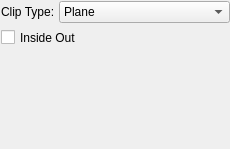
<?xml version="1.0" encoding="UTF-8"?>
<ui version="4.0">
 <class>VSClipFilterWidget</class>
 <widget class="QWidget" name="VSClipFilterWidget">
  <property name="geometry">
   <rect>
    <x>0</x>
    <y>0</y>
    <width>230</width>
    <height>149</height>
   </rect>
  </property>
  <property name="sizePolicy">
   <sizepolicy hsizetype="Preferred" vsizetype="Preferred">
    <horstretch>0</horstretch>
    <verstretch>0</verstretch>
   </sizepolicy>
  </property>
  <property name="minimumSize">
   <size>
    <width>0</width>
    <height>0</height>
   </size>
  </property>
  <property name="windowTitle">
   <string>Clip Filter Widget</string>
  </property>
  <layout class="QVBoxLayout" name="verticalLayout">
   <property name="spacing">
    <number>4</number>
   </property>
   <property name="leftMargin">
    <number>1</number>
   </property>
   <property name="topMargin">
    <number>1</number>
   </property>
   <property name="rightMargin">
    <number>0</number>
   </property>
   <property name="bottomMargin">
    <number>0</number>
   </property>
   <item>
    <widget class="QWidget" name="clipTypeWidget" native="true">
     <property name="sizePolicy">
      <sizepolicy hsizetype="Preferred" vsizetype="Fixed">
       <horstretch>0</horstretch>
       <verstretch>0</verstretch>
      </sizepolicy>
     </property>
     <layout class="QHBoxLayout" name="horizontalLayout">
      <property name="spacing">
       <number>4</number>
      </property>
      <property name="leftMargin">
       <number>0</number>
      </property>
      <property name="topMargin">
       <number>0</number>
      </property>
      <property name="rightMargin">
       <number>0</number>
      </property>
      <property name="bottomMargin">
       <number>0</number>
      </property>
      <item>
       <widget class="QLabel" name="clipTypeLabel">
        <property name="sizePolicy">
         <sizepolicy hsizetype="Preferred" vsizetype="Fixed">
          <horstretch>0</horstretch>
          <verstretch>0</verstretch>
         </sizepolicy>
        </property>
        <property name="minimumSize">
         <size>
          <width>0</width>
          <height>21</height>
         </size>
        </property>
        <property name="text">
         <string>Clip Type:</string>
        </property>
       </widget>
      </item>
      <item>
       <widget class="QComboBox" name="clipTypeComboBox">
        <property name="sizePolicy">
         <sizepolicy hsizetype="MinimumExpanding" vsizetype="Fixed">
          <horstretch>0</horstretch>
          <verstretch>0</verstretch>
         </sizepolicy>
        </property>
        <property name="minimumSize">
         <size>
          <width>0</width>
          <height>22</height>
         </size>
        </property>
        <item>
         <property name="text">
          <string>Plane</string>
         </property>
        </item>
        <item>
         <property name="text">
          <string>Box</string>
         </property>
        </item>
       </widget>
      </item>
     </layout>
    </widget>
   </item>
   <item>
    <widget class="QCheckBox" name="insideOutCheckBox">
     <property name="minimumSize">
      <size>
       <width>0</width>
       <height>21</height>
      </size>
     </property>
     <property name="layoutDirection">
      <enum>Qt::LeftToRight</enum>
     </property>
     <property name="text">
      <string>Inside Out</string>
     </property>
    </widget>
   </item>
   <item>
    <widget class="QWidget" name="clipFunctionWidget" native="true">
     <layout class="QGridLayout" name="gridLayout"/>
    </widget>
   </item>
  </layout>
 </widget>
 <resources/>
 <connections/>
</ui>
